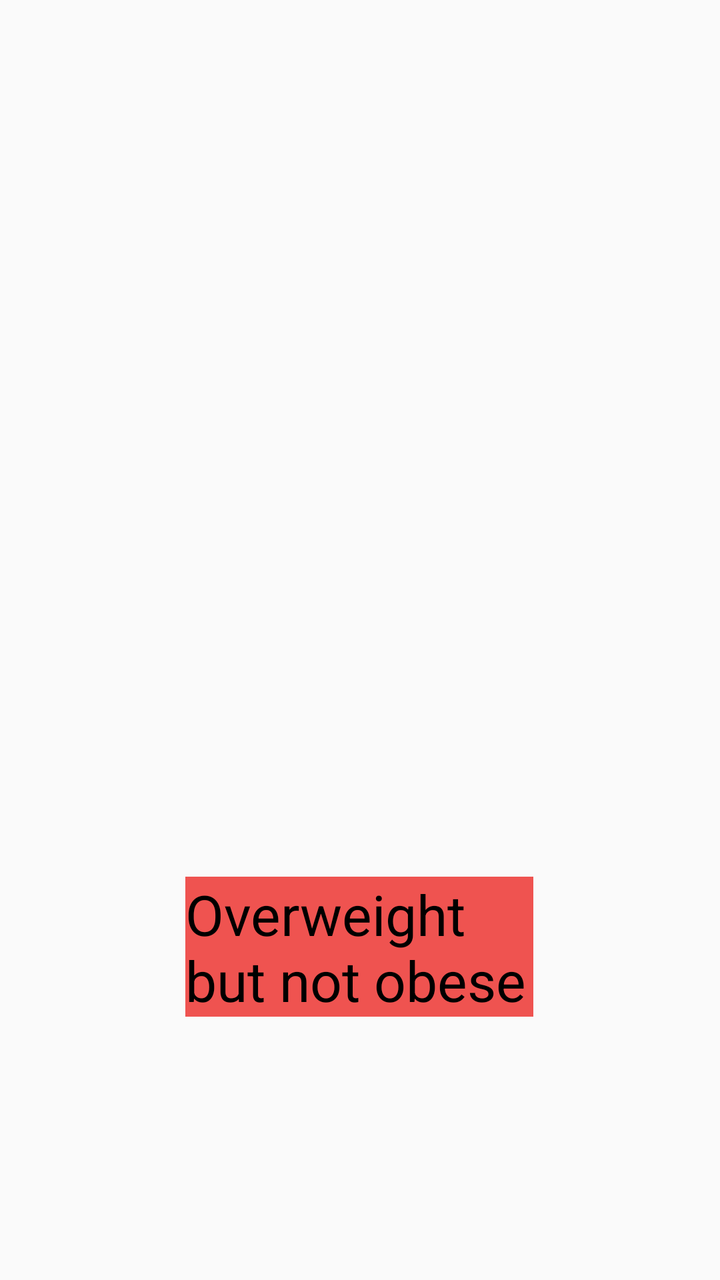
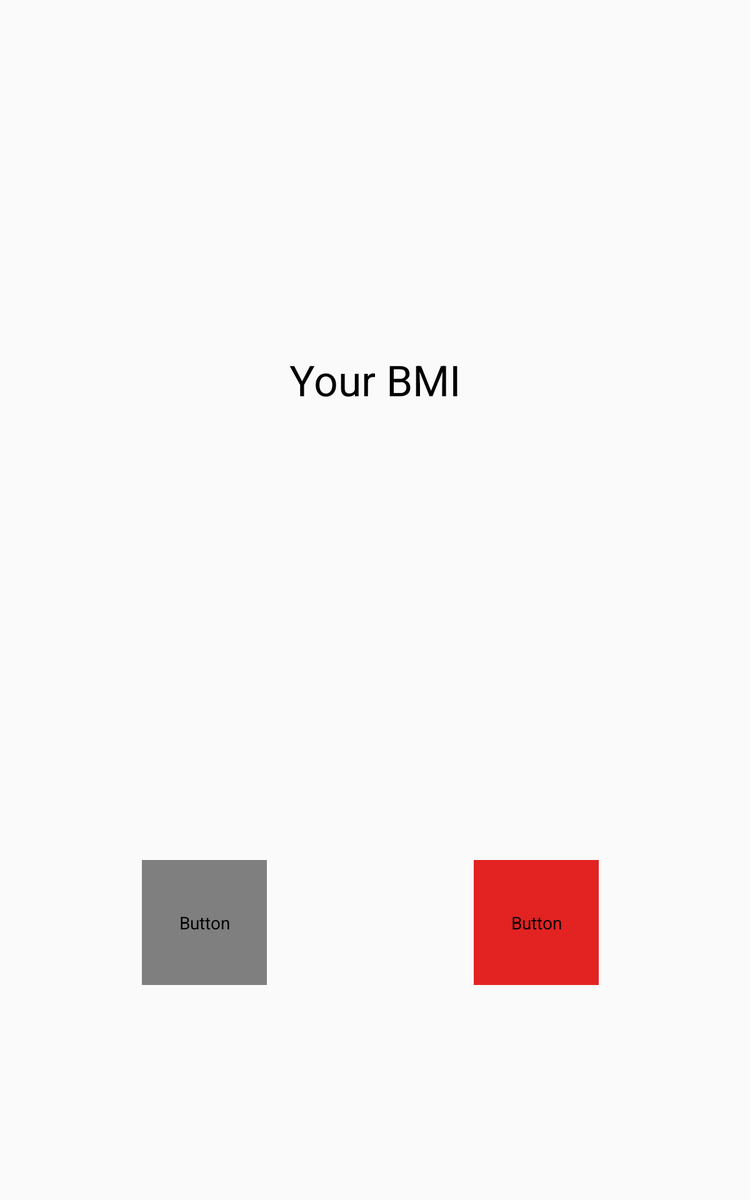

First picture: res/layout/ on a phone held upright. Second picture: the repository's own variant of that layout, on a device whose configuration matches the variant's folder. Source for both follows.
<!-- AndroidManifest.xml: application theme Theme.MAD_T2_AND_T3_BMI_Calculator -->
<!-- res/layout/activity_fourth_final_result.xml -->
<?xml version="1.0" encoding="utf-8"?>
<android.support.constraint.ConstraintLayout xmlns:android="http://schemas.android.com/apk/res/android"
    xmlns:app="http://schemas.android.com/apk/res-auto"
    xmlns:tools="http://schemas.android.com/tools"
    android:layout_width="match_parent"
    android:layout_height="match_parent"
    tools:context=".FourthActivity_FinalResult">

    <TextView
        android:id="@+id/inputWeight"
        android:layout_width="wrap_content"
        android:layout_height="wrap_content"
        android:layout_marginTop="70dp"
        android:textColor="#009688"
        android:textSize="20sp"
        android:textStyle="bold"
        app:layout_constraintEnd_toEndOf="parent"
        app:layout_constraintStart_toStartOf="parent"
        app:layout_constraintTop_toTopOf="parent" />

    <TextView
        android:id="@+id/inputHeight"
        android:layout_width="wrap_content"
        android:layout_height="wrap_content"
        android:layout_marginTop="50dp"
        android:textColor="#9C27B0"
        android:textSize="20sp"
        android:textStyle="bold"
        app:layout_constraintEnd_toEndOf="parent"
        app:layout_constraintHorizontal_bias="0.497"
        app:layout_constraintStart_toStartOf="parent"
        app:layout_constraintTop_toBottomOf="@+id/inputWeight" />

    <TextView
        android:id="@+id/textView2"
        android:layout_width="wrap_content"
        android:layout_height="wrap_content"
        android:layout_marginTop="80dp"
        android:textColor="@color/black"
        android:textSize="24sp"
        app:layout_constraintEnd_toEndOf="parent"
        app:layout_constraintStart_toStartOf="parent"
        app:layout_constraintTop_toBottomOf="@+id/inputHeight" />

    <TextView
        android:id="@+id/resultBox"
        android:layout_width="wrap_content"
        android:layout_height="wrap_content"
        android:layout_marginTop="2dp"
        android:textColor="@color/black"
        android:textSize="45sp"
        android:textStyle="bold"
        app:layout_constraintEnd_toEndOf="parent"
        app:layout_constraintStart_toStartOf="parent"
        app:layout_constraintTop_toBottomOf="@+id/textView2" />

    <TextView
        android:id="@+id/resultBoxMessage"
        android:layout_width="174dp"
        android:layout_height="70dp"
        android:layout_marginTop="90dp"
        android:background="#EF5350"
        android:text="Overweight but not obese"
        android:textColor="@color/black"
        android:textSize="28sp"
        app:layout_constraintEnd_toEndOf="parent"
        app:layout_constraintHorizontal_bias="0.498"
        app:layout_constraintStart_toStartOf="parent"
        app:layout_constraintTop_toBottomOf="@+id/resultBox" />

</android.support.constraint.ConstraintLayout>
<!-- resources referenced by this layout -->
<resources>
  <color name="black">#FF000000</color>
  <style name="Theme.MAD_T2_AND_T3_BMI_Calculator" parent="Theme.AppCompat.Light.DarkActionBar">
          
          <item name="colorPrimary">@color/purple_500</item>
          <item name="colorPrimaryDark">@color/purple_700</item>
          <item name="colorAccent">@color/teal_200</item>
          
  
      </style>
  <color name="purple_500">#FF6200EE</color>
  <color name="purple_700">#FF3700B3</color>
  <color name="teal_200">#FF03DAC5</color>
</resources>
<!-- res/layout-large/activity_fourth_final_result.xml (the author's variant of the layout above) -->
<!-- drawn on a 7-inch tablet held upright -->
<?xml version="1.0" encoding="utf-8"?>
<androidx.constraintlayout.widget.ConstraintLayout xmlns:android="http://schemas.android.com/apk/res/android"
    xmlns:app="http://schemas.android.com/apk/res-auto"
    xmlns:tools="http://schemas.android.com/tools"
    android:layout_width="match_parent"
    android:layout_height="match_parent"
    tools:context=".FourthActivity_FinalResult">

    <TextView
        android:id="@+id/inputWeight"
        android:layout_width="wrap_content"
        android:layout_height="wrap_content"
        android:layout_marginTop="70dp"
        android:textColor="#009688"
        android:textSize="30sp"
        android:textStyle="bold"
        app:layout_constraintEnd_toEndOf="parent"
        app:layout_constraintStart_toStartOf="parent"
        app:layout_constraintTop_toTopOf="parent" />

    <TextView
        android:id="@+id/inputHeight"
        android:layout_width="wrap_content"
        android:layout_height="wrap_content"
        android:layout_marginTop="50dp"
        android:textColor="#9C27B0"
        android:textSize="30sp"
        android:textStyle="bold"
        app:layout_constraintEnd_toEndOf="parent"
        app:layout_constraintHorizontal_bias="0.497"
        app:layout_constraintStart_toStartOf="parent"
        app:layout_constraintTop_toBottomOf="@+id/inputWeight" />

    <TextView
        android:id="@+id/textView2"
        android:layout_width="wrap_content"
        android:layout_height="wrap_content"
        android:layout_marginTop="80dp"
        android:text="@string/your_bmi"
        android:textColor="@color/black"
        android:textSize="34sp"
        app:layout_constraintEnd_toEndOf="parent"
        app:layout_constraintStart_toStartOf="parent"
        app:layout_constraintTop_toBottomOf="@+id/inputHeight" />

    <TextView
        android:id="@+id/resultBox"
        android:layout_width="wrap_content"
        android:layout_height="wrap_content"
        android:layout_marginTop="2dp"
        android:textColor="@color/black"
        android:textSize="55sp"
        android:textStyle="bold"
        app:layout_constraintEnd_toEndOf="parent"
        app:layout_constraintStart_toStartOf="parent"
        app:layout_constraintTop_toBottomOf="@+id/textView2" />

    <TextView
        android:id="@+id/resultBoxMessage"
        android:layout_width="246dp"
        android:layout_height="108dp"
        android:layout_marginTop="90dp"
        android:textColor="@color/black"
        android:textSize="38sp"
        app:layout_constraintEnd_toEndOf="parent"
        app:layout_constraintHorizontal_bias="0.498"
        app:layout_constraintStart_toStartOf="parent"
        app:layout_constraintTop_toBottomOf="@+id/resultBox" />

    <Button
        android:id="@+id/plusButton"
        android:layout_width="100dp"
        android:layout_height="100dp"
        android:layout_marginTop="88dp"
        android:background="@drawable/rounded_button"
        android:text="@string/plusSign"
        android:textColor="@color/colorOnSecondary"
        android:textSize="56sp"
        app:layout_constraintEnd_toEndOf="parent"
        app:layout_constraintHorizontal_bias="0.227"
        app:layout_constraintStart_toStartOf="parent"
        app:layout_constraintTop_toBottomOf="@+id/resultBoxMessage" />

    <Button
        android:id="@+id/minusButton"
        android:layout_width="100dp"
        android:layout_height="100dp"
        android:layout_marginTop="88dp"
        android:text="@string/minusSign"
        android:background="@drawable/rounded_button"
        android:textColor="@color/colorOnSecondary"
        android:backgroundTint="#E32222"
        android:textSize="56sp"
        app:layout_constraintEnd_toEndOf="parent"
        app:layout_constraintHorizontal_bias="0.758"
        app:layout_constraintStart_toStartOf="parent"
        app:layout_constraintTop_toBottomOf="@+id/resultBoxMessage" />

</androidx.constraintlayout.widget.ConstraintLayout>
<!-- resources referenced by the variant -->
<!-- as a 7-inch tablet held upright resolves them -->
<resources>
  <color name="black">#FF000000</color>
  <!-- drawable rounded_button (drawable) -->
  <?xml version="1.0" encoding="utf-8"?>
  <shape xmlns:android="http://schemas.android.com/apk/res/android" android:shape = "rectangle">
  
      <size android:height="50dp" android:width="50dp" />
      <solid android:color="#29DD79" />
  
      <corners android:radius="25dp" />
  
  </shape>
  <string name="minusSign">-</string>
  <string name="plusSign">+</string>
  <string name="your_bmi">Your BMI</string>
  <style name="Theme.MAD_T2_AND_T3_BMI_Calculator" parent="Theme.AppCompat.Light.DarkActionBar">
          
          <item name="colorPrimary">@color/purple_500</item>
          <item name="colorPrimaryDark">@color/purple_700</item>
          <item name="colorAccent">@color/teal_200</item>
          
  
      </style>
  <color name="purple_500">#FF6200EE</color>
  <color name="purple_700">#FF3700B3</color>
  <color name="teal_200">#FF03DAC5</color>
</resources>
